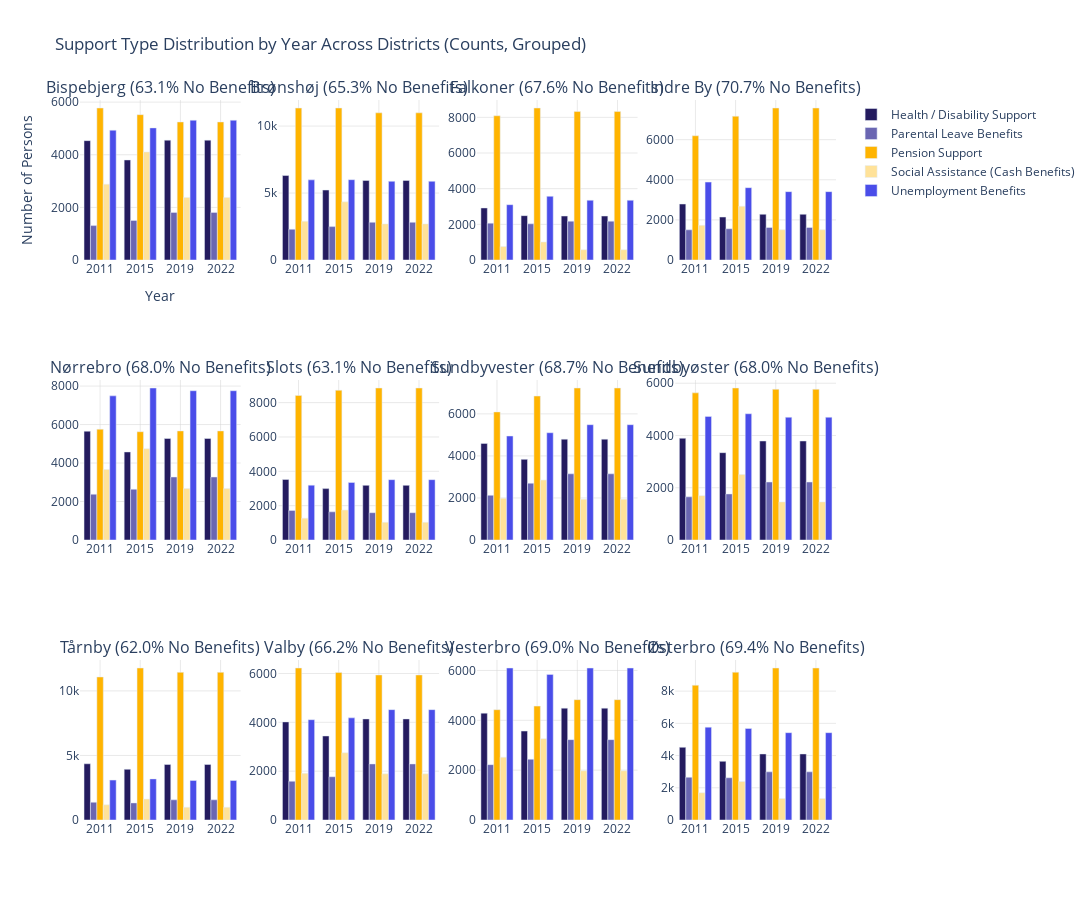

Source (notebook cell):
### Markdown cell above
also plot pr neightborhood.

### Code cell
import plotly.graph_objects as go
from plotly.subplots import make_subplots

# Merge district names
df_support_named = df_support_long.merge(
    constituency_split,
    left_on='KredsNr',
    right_on='ConstituencyID'
)

# Compute total persons per district & year
df_total = (
    df_support_named[df_support_named['SupportType'] == 'Total Number of Persons']
    .groupby(['Year', 'KredsNr', 'ConstituencyName'])['Count']
    .sum()
    .reset_index()
    .rename(columns={'Count': 'TotalPersons'})
)

# Compute support counts
df_support = (
    df_support_named[df_support_named['SupportType'] != 'Total Number of Persons']
    .groupby(['Year', 'KredsNr', 'ConstituencyName', 'SupportType'])['Count']
    .sum()
    .reset_index()
)

# Merge and calculate ratios (for titles only)
df_ratio = df_support.merge(
    df_total, on=['Year', 'KredsNr', 'ConstituencyName']
)
df_ratio['SupportRatio'] = df_ratio['Count'] / df_ratio['TotalPersons']

# Calculate 'No Received Benefits' percentage for titles
df_no_benefits = df_ratio[df_ratio['SupportType'] == 'No Received Benefits']
no_benefits_avg = df_no_benefits.groupby('ConstituencyName')['SupportRatio'].mean().round(3)

# Filter out 'No Received Benefits' from plot data
df_plot = df_support[df_support['SupportType'] != 'No Received Benefits']

# Support type colors
support_types = df_plot['SupportType'].unique()
color_map = dict(zip(support_types, expanded_colors[:len(support_types)]))

# Setup subplots
titles = [
    f"{district} ({no_benefits_avg[district]*100:.1f}% No Benefits)"
    for district in sorted(df_plot['ConstituencyName'].unique())
]

fig = make_subplots(
    rows=3, cols=4,
    subplot_titles=titles
    # Remove shared_yaxes=True for independent scaling
)

# Plot each district
for idx, district in enumerate(sorted(df_plot['ConstituencyName'].unique())):
    row = idx // 4 + 1
    col = idx % 4 + 1
    df_district = df_plot[df_plot['ConstituencyName'] == district]
    
    for support_type in support_types:
        df_subset = df_district[df_district['SupportType'] == support_type].sort_values('Year')
        
        fig.add_trace(
            go.Bar(
                x=df_subset['Year'],
                y=df_subset['Count'],  # Use counts, not ratios
                name=support_type,
                marker_color=color_map[support_type],
                showlegend=(idx == 0)  # Show legend only once
            ),
            row=row, col=col
        )

# Layout tweaks
fig.update_layout(
    barmode='group',  
    height=900,
    width=1400,
    title_text='Support Type Distribution by Year Across Districts (Counts, Grouped)',
    yaxis_title='Number of Persons',
    xaxis_title='Year',
    plot_bgcolor='rgba(0,0,0,0)',
)

# Grid styling
fig.update_xaxes(showgrid=True, gridcolor='lightgrey', gridwidth=0.5)
fig.update_yaxes(showgrid=True, gridcolor='lightgrey', gridwidth=0.5)

fig.show()

### Figure 1 — Plotly figure (JSON) as saved in the notebook; plotly's stock layout.template omitted (floating-point values rounded to 4 significant figures)
{"data": [{"marker": {"color": "#241B5F"}, "name": "Health / Disability Support", "showlegend": true, "type": "bar", "x": ["2011", "2015", "2019", "2022"], "xaxis": "x", "y": [4537.0, 3802.0, 4556.0, 4556.0], "yaxis": "y"}, {"marker": {"color": "#6A66B2"}, "name": "Parental Leave Benefits", "showlegend": true, "type": "bar", "x": ["2011", "2015", "2019", "2022"], "xaxis": "x", "y": [1308.0, 1504.0, 1810.0, 1810.0], "yaxis": "y"}, {"marker": {"color": "#FFB400"}, "name": "Pension Support", "showlegend": true, "type": "bar", "x": ["2011", "2015", "2019", "2022"], "xaxis": "x", "y": [5777.0, 5524.0, 5246.0, 5246.0], "yaxis": "y"}, {"marker": {"color": "#FFE299"}, "name": "Social Assistance (Cash Benefits)", "showlegend": true, "type": "bar", "x": ["2011", "2015", "2019", "2022"], "xaxis": "x", "y": [2882.0, 4105.0, 2379.0, 2379.0], "yaxis": "y"}, {"marker": {"color": "#4A4DE9"}, "name": "Unemployment Benefits", "showlegend": true, "type": "bar", "x": ["2011", "2015", "2019", "2022"], "xaxis": "x", "y": [4933.0, 5021.0, 5312.0, 5312.0], "yaxis": "y"}, {"marker": {"color": "#241B5F"}, "name": "Health / Disability Support", "showlegend": false, "type": "bar", "x": ["2011", "2015", "2019", "2022"], "xaxis": "x2", "y": [6308.0, 5223.0, 5939.0, 5939.0], "yaxis": "y2"}, {"marker": {"color": "#6A66B2"}, "name": "Parental Leave Benefits", "showlegend": false, "type": "bar", "x": ["2011", "2015", "2019", "2022"], "xaxis": "x2", "y": [2297.0, 2493.0, 2815.0, 2815.0], "yaxis": "y2"}, {"marker": {"color": "#FFB400"}, "name": "Pension Support", "showlegend": false, "type": "bar", "x": ["2011", "2015", "2019", "2022"], "xaxis": "x2", "y": [11350.0, 11350.0, 10990.0, 10990.0], "yaxis": "y2"}, {"marker": {"color": "#FFE299"}, "name": "Social Assistance (Cash Benefits)", "showlegend": false, "type": "bar", "x": ["2011", "2015", "2019", "2022"], "xaxis": "x2", "y": [2890.0, 4343.0, 2697.0, 2697.0], "yaxis": "y2"}, {"marker": {"color": "#4A4DE9"}, "name": "Unemployment Benefits", "showlegend": false, "type": "bar", "x": ["2011", "2015", "2019", "2022"], "xaxis": "x2", "y": [5985.0, 5997.0, 5874.0, 5874.0], "yaxis": "y2"}, {"marker": {"color": "#241B5F"}, "name": "Health / Disability Support", "showlegend": false, "type": "bar", "x": ["2011", "2015", "2019", "2022"], "xaxis": "x3", "y": [2918.0, 2487.0, 2465.0, 2465.0], "yaxis": "y3"}, {"marker": {"color": "#6A66B2"}, "name": "Parental Leave Benefits", "showlegend": false, "type": "bar", "x": ["2011", "2015", "2019", "2022"], "xaxis": "x3", "y": [2067.0, 2029.0, 2178.0, 2178.0], "yaxis": "y3"}, {"marker": {"color": "#FFB400"}, "name": "Pension Support", "showlegend": false, "type": "bar", "x": ["2011", "2015", "2019", "2022"], "xaxis": "x3", "y": [8088.0, 8523.0, 8325.0, 8325.0], "yaxis": "y3"}, {"marker": {"color": "#FFE299"}, "name": "Social Assistance (Cash Benefits)", "showlegend": false, "type": "bar", "x": ["2011", "2015", "2019", "2022"], "xaxis": "x3", "y": [756.0, 1011.0, 576.0, 576.0], "yaxis": "y3"}, {"marker": {"color": "#4A4DE9"}, "name": "Unemployment Benefits", "showlegend": false, "type": "bar", "x": ["2011", "2015", "2019", "2022"], "xaxis": "x3", "y": [3102.0, 3570.0, 3349.0, 3349.0], "yaxis": "y3"}, {"marker": {"color": "#241B5F"}, "name": "Health / Disability Support", "showlegend": false, "type": "bar", "x": ["2011", "2015", "2019", "2022"], "xaxis": "x4", "y": [2791.0, 2141.0, 2279.0, 2279.0], "yaxis": "y4"}, {"marker": {"color": "#6A66B2"}, "name": "Parental Leave Benefits", "showlegend": false, "type": "bar", "x": ["2011", "2015", "2019", "2022"], "xaxis": "x4", "y": [1505.0, 1560.0, 1620.0, 1620.0], "yaxis": "y4"}, {"marker": {"color": "#FFB400"}, "name": "Pension Support", "showlegend": false, "type": "bar", "x": ["2011", "2015", "2019", "2022"], "xaxis": "x4", "y": [6195.0, 7170.0, 7579.0, 7579.0], "yaxis": "y4"}, {"marker": {"color": "#FFE299"}, "name": "Social Assistance (Cash Benefits)", "showlegend": false, "type": "bar", "x": ["2011", "2015", "2019", "2022"], "xaxis": "x4", "y": [1727.0, 2680.0, 1511.0, 1511.0], "yaxis": "y4"}, {"marker": {"color": "#4A4DE9"}, "name": "Unemployment Benefits", "showlegend": false, "type": "bar", "x": ["2011", "2015", "2019", "2022"], "xaxis": "x4", "y": [3885.0, 3607.0, 3409.0, 3409.0], "yaxis": "y4"}, {"marker": {"color": "#241B5F"}, "name": "Health / Disability Support", "showlegend": false, "type": "bar", "x": ["2011", "2015", "2019", "2022"], "xaxis": "x5", "y": [5655.0, 4577.0, 5276.0, 5276.0], "yaxis": "y5"}, {"marker": {"color": "#6A66B2"}, "name": "Parental Leave Benefits", "showlegend": false, "type": "bar", "x": ["2011", "2015", "2019", "2022"], "xaxis": "x5", "y": [2378.0, 2638.0, 3274.0, 3274.0], "yaxis": "y5"}, {"marker": {"color": "#FFB400"}, "name": "Pension Support", "showlegend": false, "type": "bar", "x": ["2011", "2015", "2019", "2022"], "xaxis": "x5", "y": [5756.0, 5627.0, 5669.0, 5669.0], "yaxis": "y5"}, {"marker": {"color": "#FFE299"}, "name": "Social Assistance (Cash Benefits)", "showlegend": false, "type": "bar", "x": ["2011", "2015", "2019", "2022"], "xaxis": "x5", "y": [3665.0, 4746.0, 2675.0, 2675.0], "yaxis": "y5"}, {"marker": {"color": "#4A4DE9"}, "name": "Unemployment Benefits", "showlegend": false, "type": "bar", "x": ["2011", "2015", "2019", "2022"], "xaxis": "x5", "y": [7491.0, 7900.0, 7758.0, 7758.0], "yaxis": "y5"}, {"marker": {"color": "#241B5F"}, "name": "Health / Disability Support", "showlegend": false, "type": "bar", "x": ["2011", "2015", "2019", "2022"], "xaxis": "x6", "y": [3527.0, 2992.0, 3182.0, 3182.0], "yaxis": "y6"}, {"marker": {"color": "#6A66B2"}, "name": "Parental Leave Benefits", "showlegend": false, "type": "bar", "x": ["2011", "2015", "2019", "2022"], "xaxis": "x6", "y": [1722.0, 1640.0, 1590.0, 1590.0], "yaxis": "y6"}, {"marker": {"color": "#FFB400"}, "name": "Pension Support", "showlegend": false, "type": "bar", "x": ["2011", "2015", "2019", "2022"], "xaxis": "x6", "y": [8419.0, 8719.0, 8852.0, 8852.0], "yaxis": "y6"}, {"marker": {"color": "#FFE299"}, "name": "Social Assistance (Cash Benefits)", "showlegend": false, "type": "bar", "x": ["2011", "2015", "2019", "2022"], "xaxis": "x6", "y": [1272.0, 1745.0, 1031.0, 1031.0], "yaxis": "y6"}, {"marker": {"color": "#4A4DE9"}, "name": "Unemployment Benefits", "showlegend": false, "type": "bar", "x": ["2011", "2015", "2019", "2022"], "xaxis": "x6", "y": [3194.0, 3349.0, 3514.0, 3514.0], "yaxis": "y6"}, {"marker": {"color": "#241B5F"}, "name": "Health / Disability Support", "showlegend": false, "type": "bar", "x": ["2011", "2015", "2019", "2022"], "xaxis": "x7", "y": [4595.0, 3835.0, 4797.0, 4797.0], "yaxis": "y7"}, {"marker": {"color": "#6A66B2"}, "name": "Parental Leave Benefits", "showlegend": false, "type": "bar", "x": ["2011", "2015", "2019", "2022"], "xaxis": "x7", "y": [2126.0, 2701.0, 3148.0, 3148.0], "yaxis": "y7"}, {"marker": {"color": "#FFB400"}, "name": "Pension Support", "showlegend": false, "type": "bar", "x": ["2011", "2015", "2019", "2022"], "xaxis": "x7", "y": [6092.0, 6847.0, 7230.0, 7230.0], "yaxis": "y7"}, {"marker": {"color": "#FFE299"}, "name": "Social Assistance (Cash Benefits)", "showlegend": false, "type": "bar", "x": ["2011", "2015", "2019", "2022"], "xaxis": "x7", "y": [1985.0, 2852.0, 1944.0, 1944.0], "yaxis": "y7"}, {"marker": {"color": "#4A4DE9"}, "name": "Unemployment Benefits", "showlegend": false, "type": "bar", "x": ["2011", "2015", "2019", "2022"], "xaxis": "x7", "y": [4947.0, 5103.0, 5485.0, 5485.0], "yaxis": "y7"}, {"marker": {"color": "#241B5F"}, "name": "Health / Disability Support", "showlegend": false, "type": "bar", "x": ["2011", "2015", "2019", "2022"], "xaxis": "x8", "y": [3895.0, 3342.0, 3789.0, 3789.0], "yaxis": "y8"}, {"marker": {"color": "#6A66B2"}, "name": "Parental Leave Benefits", "showlegend": false, "type": "bar", "x": ["2011", "2015", "2019", "2022"], "xaxis": "x8", "y": [1652.0, 1763.0, 2219.0, 2219.0], "yaxis": "y8"}, {"marker": {"color": "#FFB400"}, "name": "Pension Support", "showlegend": false, "type": "bar", "x": ["2011", "2015", "2019", "2022"], "xaxis": "x8", "y": [5631.0, 5817.0, 5768.0, 5768.0], "yaxis": "y8"}, {"marker": {"color": "#FFE299"}, "name": "Social Assistance (Cash Benefits)", "showlegend": false, "type": "bar", "x": ["2011", "2015", "2019", "2022"], "xaxis": "x8", "y": [1698.0, 2504.0, 1457.0, 1457.0], "yaxis": "y8"}, {"marker": {"color": "#4A4DE9"}, "name": "Unemployment Benefits", "showlegend": false, "type": "bar", "x": ["2011", "2015", "2019", "2022"], "xaxis": "x8", "y": [4731.0, 4831.0, 4698.0, 4698.0], "yaxis": "y8"}, {"marker": {"color": "#241B5F"}, "name": "Health / Disability Support", "showlegend": false, "type": "bar", "x": ["2011", "2015", "2019", "2022"], "xaxis": "x9", "y": [4354.0, 3927.0, 4301.0, 4301.0], "yaxis": "y9"}, {"marker": {"color": "#6A66B2"}, "name": "Parental Leave Benefits", "showlegend": false, "type": "bar", "x": ["2011", "2015", "2019", "2022"], "xaxis": "x9", "y": [1373.0, 1323.0, 1561.0, 1561.0], "yaxis": "y9"}, {"marker": {"color": "#FFB400"}, "name": "Pension Support", "showlegend": false, "type": "bar", "x": ["2011", "2015", "2019", "2022"], "xaxis": "x9", "y": [11080.0, 11770.0, 11440.0, 11440.0], "yaxis": "y9"}, {"marker": {"color": "#FFE299"}, "name": "Social Assistance (Cash Benefits)", "showlegend": false, "type": "bar", "x": ["2011", "2015", "2019", "2022"], "xaxis": "x9", "y": [1174.0, 1618.0, 984.0, 984.0], "yaxis": "y9"}, {"marker": {"color": "#4A4DE9"}, "name": "Unemployment Benefits", "showlegend": false, "type": "bar", "x": ["2011", "2015", "2019", "2022"], "xaxis": "x9", "y": [3090.0, 3183.0, 3058.0, 3058.0], "yaxis": "y9"}, {"marker": {"color": "#241B5F"}, "name": "Health / Disability Support", "showlegend": false, "type": "bar", "x": ["2011", "2015", "2019", "2022"], "xaxis": "x10", "y": [4017.0, 3441.0, 4139.0, 4139.0], "yaxis": "y10"}, {"marker": {"color": "#6A66B2"}, "name": "Parental Leave Benefits", "showlegend": false, "type": "bar", "x": ["2011", "2015", "2019", "2022"], "xaxis": "x10", "y": [1586.0, 1772.0, 2296.0, 2296.0], "yaxis": "y10"}, {"marker": {"color": "#FFB400"}, "name": "Pension Support", "showlegend": false, "type": "bar", "x": ["2011", "2015", "2019", "2022"], "xaxis": "x10", "y": [6224.0, 6044.0, 5940.0, 5940.0], "yaxis": "y10"}, {"marker": {"color": "#FFE299"}, "name": "Social Assistance (Cash Benefits)", "showlegend": false, "type": "bar", "x": ["2011", "2015", "2019", "2022"], "xaxis": "x10", "y": [1911.0, 2752.0, 1891.0, 1891.0], "yaxis": "y10"}, {"marker": {"color": "#4A4DE9"}, "name": "Unemployment Benefits", "showlegend": false, "type": "bar", "x": ["2011", "2015", "2019", "2022"], "xaxis": "x10", "y": [4107.0, 4182.0, 4519.0, 4519.0], "yaxis": "y10"}, {"marker": {"color": "#241B5F"}, "name": "Health / Disability Support", "showlegend": false, "type": "bar", "x": ["2011", "2015", "2019", "2022"], "xaxis": "x11", "y": [4287.0, 3568.0, 4488.0, 4488.0], "yaxis": "y11"}, {"marker": {"color": "#6A66B2"}, "name": "Parental Leave Benefits", "showlegend": false, "type": "bar", "x": ["2011", "2015", "2019", "2022"], "xaxis": "x11", "y": [2221.0, 2436.0, 3224.0, 3224.0], "yaxis": "y11"}, {"marker": {"color": "#FFB400"}, "name": "Pension Support", "showlegend": false, "type": "bar", "x": ["2011", "2015", "2019", "2022"], "xaxis": "x11", "y": [4425.0, 4569.0, 4828.0, 4828.0], "yaxis": "y11"}, {"marker": {"color": "#FFE299"}, "name": "Social Assistance (Cash Benefits)", "showlegend": false, "type": "bar", "x": ["2011", "2015", "2019", "2022"], "xaxis": "x11", "y": [2520.0, 3263.0, 1975.0, 1975.0], "yaxis": "y11"}, {"marker": {"color": "#4A4DE9"}, "name": "Unemployment Benefits", "showlegend": false, "type": "bar", "x": ["2011", "2015", "2019", "2022"], "xaxis": "x11", "y": [6098.0, 5842.0, 6097.0, 6097.0], "yaxis": "y11"}, {"marker": {"color": "#241B5F"}, "name": "Health / Disability Support", "showlegend": false, "type": "bar", "x": ["2011", "2015", "2019", "2022"], "xaxis": "x12", "y": [4512.0, 3641.0, 4099.0, 4099.0], "yaxis": "y12"}, {"marker": {"color": "#6A66B2"}, "name": "Parental Leave Benefits", "showlegend": false, "type": "bar", "x": ["2011", "2015", "2019", "2022"], "xaxis": "x12", "y": [2652.0, 2622.0, 2990.0, 2990.0], "yaxis": "y12"}, {"marker": {"color": "#FFB400"}, "name": "Pension Support", "showlegend": false, "type": "bar", "x": ["2011", "2015", "2019", "2022"], "xaxis": "x12", "y": [8367.0, 9175.0, 9435.0, 9435.0], "yaxis": "y12"}, {"marker": {"color": "#FFE299"}, "name": "Social Assistance (Cash Benefits)", "showlegend": false, "type": "bar", "x": ["2011", "2015", "2019", "2022"], "xaxis": "x12", "y": [1691.0, 2389.0, 1337.0, 1337.0], "yaxis": "y12"}, {"marker": {"color": "#4A4DE9"}, "name": "Unemployment Benefits", "showlegend": false, "type": "bar", "x": ["2011", "2015", "2019", "2022"], "xaxis": "x12", "y": [5763.0, 5680.0, 5421.0, 5421.0], "yaxis": "y12"}], "layout": {"annotations": [{"font": {"size": 16}, "showarrow": false, "text": "Bispebjerg (63.1% No Benefits)", "x": 0.1062, "xanchor": "center", "xref": "paper", "y": 1, "yanchor": "bottom", "yref": "paper"}, {"font": {"size": 16}, "showarrow": false, "text": "Brønshøj (65.3% No Benefits)", "x": 0.3688, "xanchor": "center", "xref": "paper", "y": 1, "yanchor": "bottom", "yref": "paper"}, {"font": {"size": 16}, "showarrow": false, "text": "Falkoner (67.6% No Benefits)", "x": 0.6313, "xanchor": "center", "xref": "paper", "y": 1, "yanchor": "bottom", "yref": "paper"}, {"font": {"size": 16}, "showarrow": false, "text": "Indre By (70.7% No Benefits)", "x": 0.8938, "xanchor": "center", "xref": "paper", "y": 1, "yanchor": "bottom", "yref": "paper"}, {"font": {"size": 16}, "showarrow": false, "text": "Nørrebro (68.0% No Benefits)", "x": 0.1062, "xanchor": "center", "xref": "paper", "y": 0.6111, "yanchor": "bottom", "yref": "paper"}, {"font": {"size": 16}, "showarrow": false, "text": "Slots (63.1% No Benefits)", "x": 0.3688, "xanchor": "center", "xref": "paper", "y": 0.6111, "yanchor": "bottom", "yref": "paper"}, {"font": {"size": 16}, "showarrow": false, "text": "Sundbyvester (68.7% No Benefits)", "x": 0.6313, "xanchor": "center", "xref": "paper", "y": 0.6111, "yanchor": "bottom", "yref": "paper"}, {"font": {"size": 16}, "showarrow": false, "text": "Sundbyøster (68.0% No Benefits)", "x": 0.8938, "xanchor": "center", "xref": "paper", "y": 0.6111, "yanchor": "bottom", "yref": "paper"}, {"font": {"size": 16}, "showarrow": false, "text": "Tårnby (62.0% No Benefits)", "x": 0.1062, "xanchor": "center", "xref": "paper", "y": 0.2222, "yanchor": "bottom", "yref": "paper"}, {"font": {"size": 16}, "showarrow": false, "text": "Valby (66.2% No Benefits)", "x": 0.3688, "xanchor": "center", "xref": "paper", "y": 0.2222, "yanchor": "bottom", "yref": "paper"}, {"font": {"size": 16}, "showarrow": false, "text": "Vesterbro (69.0% No Benefits)", "x": 0.6313, "xanchor": "center", "xref": "paper", "y": 0.2222, "yanchor": "bottom", "yref": "paper"}, {"font": {"size": 16}, "showarrow": false, "text": "Østerbro (69.4% No Benefits)", "x": 0.8938, "xanchor": "center", "xref": "paper", "y": 0.2222, "yanchor": "bottom", "yref": "paper"}], "barmode": "group", "height": 900, "plot_bgcolor": "rgba(0,0,0,0)", "title": {"text": "Support Type Distribution by Year Across Districts (Counts, Grouped)"}, "width": 1400, "xaxis": {"anchor": "y", "domain": [0, 0.2125], "gridcolor": "lightgrey", "gridwidth": 0.5, "showgrid": true, "title": {"text": "Year"}}, "xaxis10": {"anchor": "y10", "domain": [0.2625, 0.475], "gridcolor": "lightgrey", "gridwidth": 0.5, "showgrid": true}, "xaxis11": {"anchor": "y11", "domain": [0.525, 0.7375], "gridcolor": "lightgrey", "gridwidth": 0.5, "showgrid": true}, "xaxis12": {"anchor": "y12", "domain": [0.7875, 1], "gridcolor": "lightgrey", "gridwidth": 0.5, "showgrid": true}, "xaxis2": {"anchor": "y2", "domain": [0.2625, 0.475], "gridcolor": "lightgrey", "gridwidth": 0.5, "showgrid": true}, "xaxis3": {"anchor": "y3", "domain": [0.525, 0.7375], "gridcolor": "lightgrey", "gridwidth": 0.5, "showgrid": true}, "xaxis4": {"anchor": "y4", "domain": [0.7875, 1], "gridcolor": "lightgrey", "gridwidth": 0.5, "showgrid": true}, "xaxis5": {"anchor": "y5", "domain": [0, 0.2125], "gridcolor": "lightgrey", "gridwidth": 0.5, "showgrid": true}, "xaxis6": {"anchor": "y6", "domain": [0.2625, 0.475], "gridcolor": "lightgrey", "gridwidth": 0.5, "showgrid": true}, "xaxis7": {"anchor": "y7", "domain": [0.525, 0.7375], "gridcolor": "lightgrey", "gridwidth": 0.5, "showgrid": true}, "xaxis8": {"anchor": "y8", "domain": [0.7875, 1], "gridcolor": "lightgrey", "gridwidth": 0.5, "showgrid": true}, "xaxis9": {"anchor": "y9", "domain": [0, 0.2125], "gridcolor": "lightgrey", "gridwidth": 0.5, "showgrid": true}, "yaxis": {"anchor": "x", "domain": [0.7778, 1], "gridcolor": "lightgrey", "gridwidth": 0.5, "showgrid": true, "title": {"text": "Number of Persons"}}, "yaxis10": {"anchor": "x10", "domain": [0, 0.2222], "gridcolor": "lightgrey", "gridwidth": 0.5, "showgrid": true}, "yaxis11": {"anchor": "x11", "domain": [0, 0.2222], "gridcolor": "lightgrey", "gridwidth": 0.5, "showgrid": true}, "yaxis12": {"anchor": "x12", "domain": [0, 0.2222], "gridcolor": "lightgrey", "gridwidth": 0.5, "showgrid": true}, "yaxis2": {"anchor": "x2", "domain": [0.7778, 1], "gridcolor": "lightgrey", "gridwidth": 0.5, "showgrid": true}, "yaxis3": {"anchor": "x3", "domain": [0.7778, 1], "gridcolor": "lightgrey", "gridwidth": 0.5, "showgrid": true}, "yaxis4": {"anchor": "x4", "domain": [0.7778, 1], "gridcolor": "lightgrey", "gridwidth": 0.5, "showgrid": true}, "yaxis5": {"anchor": "x5", "domain": [0.3889, 0.6111], "gridcolor": "lightgrey", "gridwidth": 0.5, "showgrid": true}, "yaxis6": {"anchor": "x6", "domain": [0.3889, 0.6111], "gridcolor": "lightgrey", "gridwidth": 0.5, "showgrid": true}, "yaxis7": {"anchor": "x7", "domain": [0.3889, 0.6111], "gridcolor": "lightgrey", "gridwidth": 0.5, "showgrid": true}, "yaxis8": {"anchor": "x8", "domain": [0.3889, 0.6111], "gridcolor": "lightgrey", "gridwidth": 0.5, "showgrid": true}, "yaxis9": {"anchor": "x9", "domain": [0, 0.2222], "gridcolor": "lightgrey", "gridwidth": 0.5, "showgrid": true}}}
